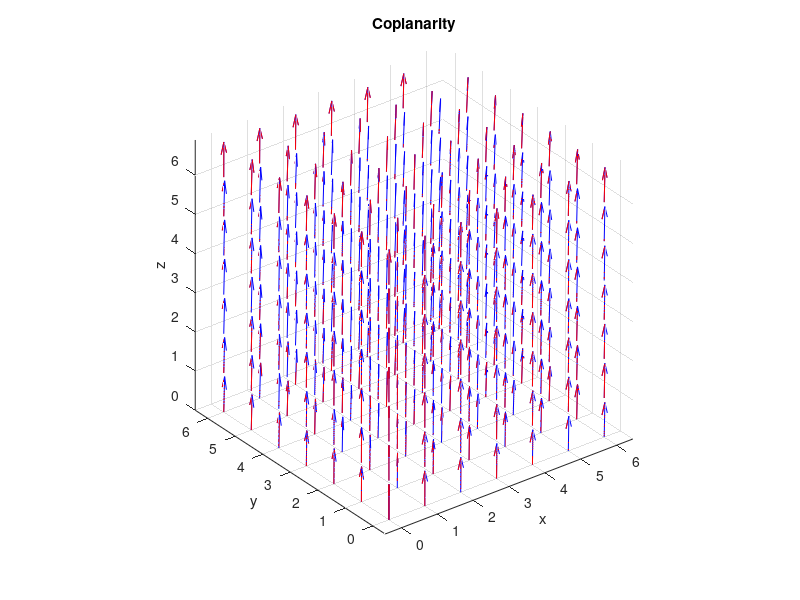

Here is the MATLAB script that generated this plot:
clc; clear; close all;

v0 = [0;0;1];

ptx = 0;
pty = 0;
ptz = 0;
ds = 15;
figure;
for i=0:ds:90
    for j=0:ds:90
        for k=0:ds:90
        theta_x = i;%12.31;
        theta_y = j;%45.59;
        theta_z = k;%5.19;

        theta_x = pi*theta_x/180;
        theta_y = pi*theta_y/180;
        theta_z = pi*theta_z/180;


        rX = rotx(theta_x);
        rY = roty(theta_y);
        rZ = rotz(theta_z);


        R1 = rX * rY * rZ;
        R2 = rZ * rY * rX;


        R1_c1 = R1(:,1)';
        R1_c2 = R1(:,2)';
        R1_c3 = R1(:,3)';

        R2_c1 = R2(:,1)';
        R2_c2 = R2(:,2)';
        R2_c3 = R2(:,3)';

        P = [ptx pty ptz; ptx pty ptz;ptx pty ptz];
        P2 = P;%+0.01;
        R1T = R1';
        R2T = R2';

        ptx = i/ds;
        pty = j/ds;
        ptz = k/ds;

        
        %quiver3(P(1,1),P(1,2),P(1,3),R1T(1,1),R1T(1,2),R1T(1,3),'r');hold
        %on
        %quiver3(P(2,1),P(2,2),P(2,3),R1T(2,1),R1T(2,2),R1T(2,3),'g');
        quiver3(P(3,1),P(3,2),P(3,3),R1T(3,1),R1T(3,2),R1T(3,3),'b');hold on

        %quiver3(P2(1,1),P2(1,2),P2(1,3),R2T(1,1),R2T(1,2),R2T(1,3),'m:');
        %quiver3(P2(2,1),P2(2,2),P2(2,3),R2T(2,1),R2T(2,2),R2T(2,3),'g:');
        quiver3(P2(3,1),P2(3,2),P2(3,3),R2T(3,1),R2T(3,2),R2T(3,3),'r');
    end
    end
end

axis equal;

xlabel('x');
ylabel('y');
zlabel('z');

title('Coplanarity');
% R1 =
% 
%     0.6969   -0.0633    0.7144
%     0.2401    0.9592   -0.1492
%    -0.6758    0.2755    0.6837
% 
% 
% R2 =
% 
%     0.6969    0.0633    0.7144
%     0.0633    0.9868   -0.1492
%    -0.7144    0.1492    0.6837



